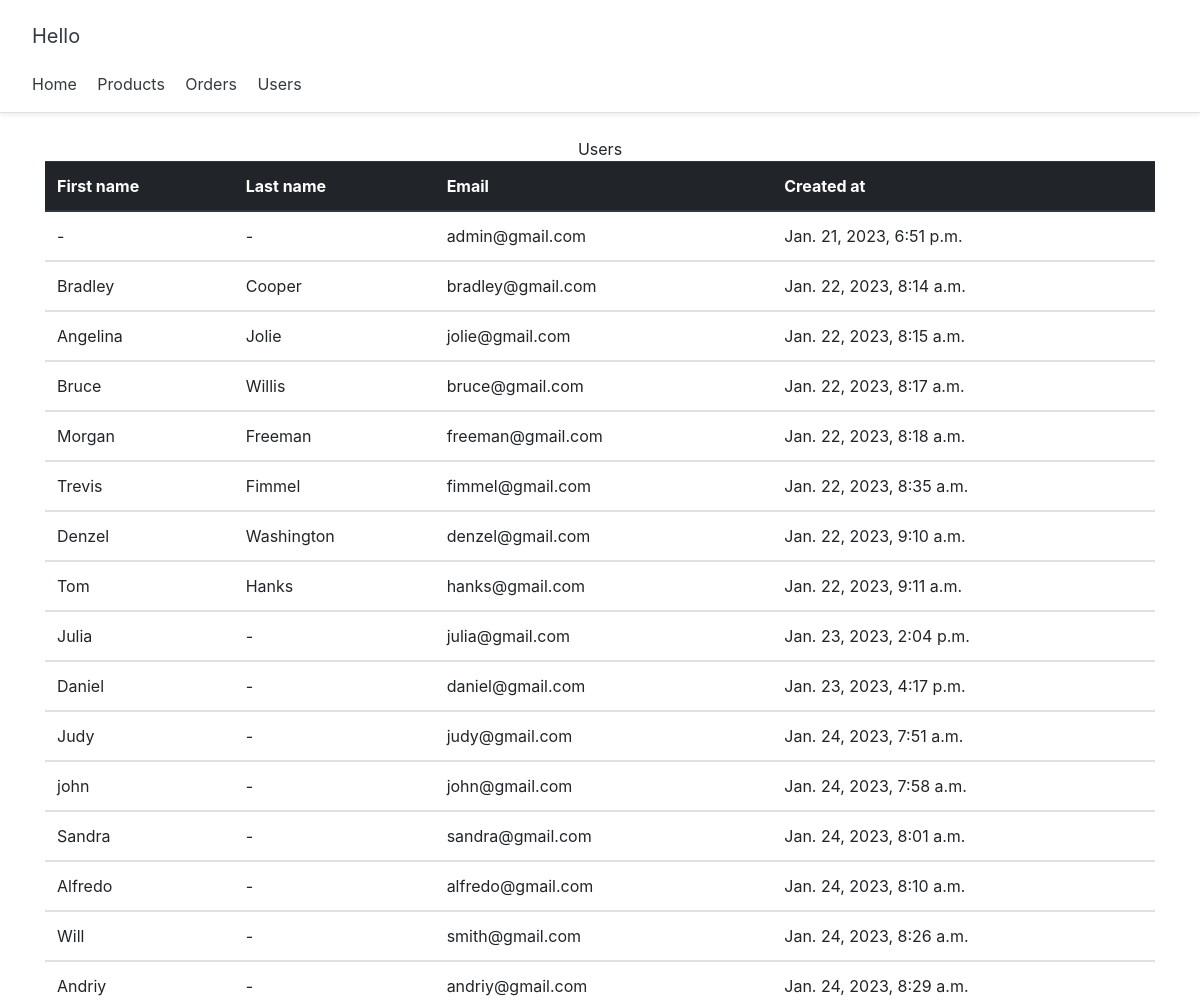
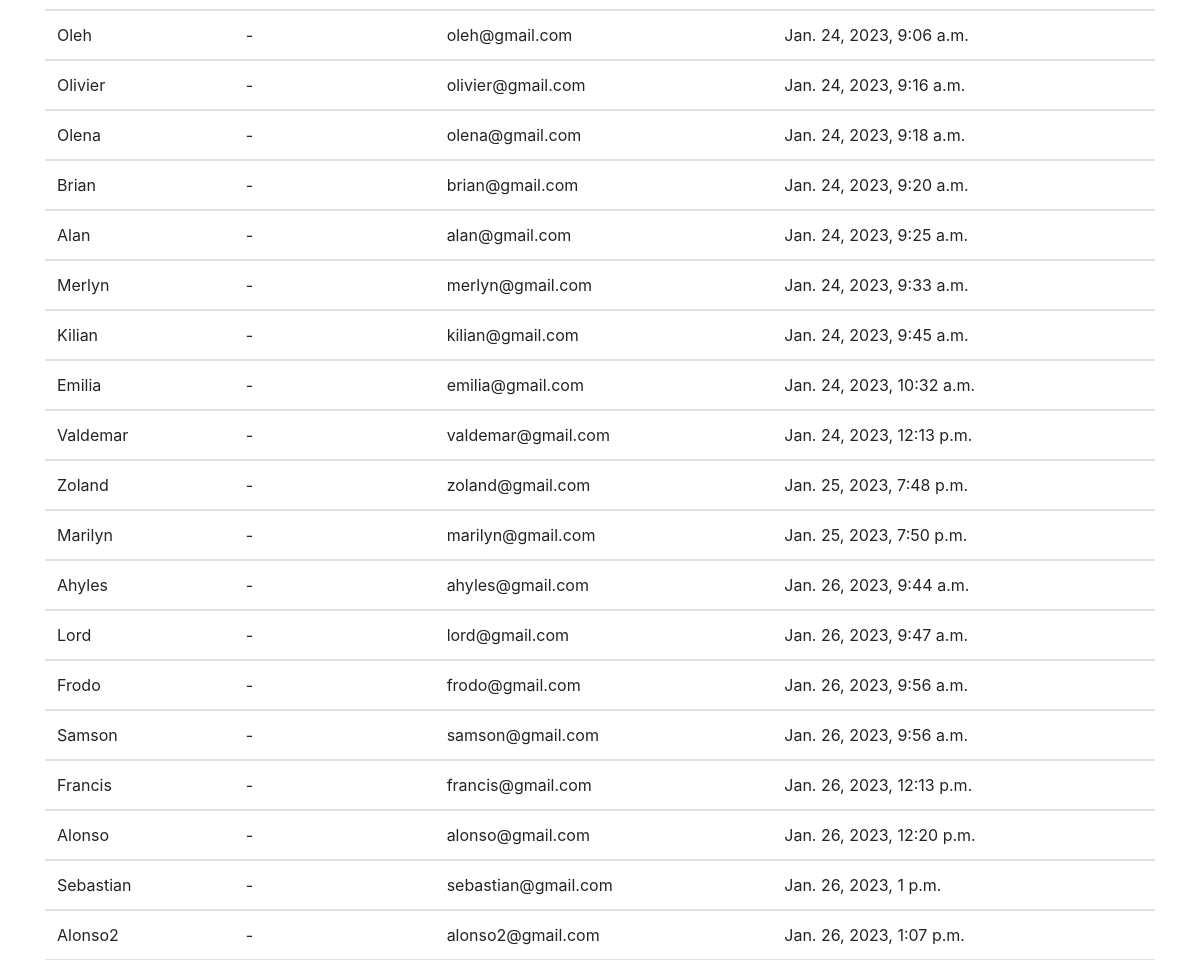
The page /user/ on the database its author committed (2 pictures, top to bottom).
### user/models.py (models this page shows, shortened)
class CustomUser(AbstractBaseUser):
    first_name = models.CharField(max_length=20, default=None, null=True)
    last_name = models.CharField(max_length=20, default=None, null=True)
    email = models.CharField(max_length=100, unique=True, default=None)
    password = models.CharField(default=None, max_length=255)
    created_at = models.DateTimeField(editable=False, auto_now=datetime.datetime.now())
    updated_at = models.DateTimeField(auto_now=datetime.datetime.now())
    is_active = models.BooleanField(default=True)
    is_staff = models.BooleanField(default=False)
    is_superuser = models.BooleanField(default=False)
    id = models.AutoField(primary_key=True)
    USERNAME_FIELD = 'email'
    objects = CustomUserManager()

### user/views.py (the view)
# urls.py: path('user/', get_users, name='users'),
def get_users(requests):
    context = {}
    users = CustomUser.objects.all()
    context['users'] = users
    return render(requests, 'users.html', context)

### user/templates/users.html (shortened to what this page needs)
{% extends 'home.html' %}
{% block content %}
    <div class="container">
        <div class="d-flex flex-column">
                <link href="//maxcdn.bootstrapcdn.com/bootstrap/4.1.1/css/bootstrap.min.css" rel="stylesheet" id="bootstrap-css">
                <link rel="stylesheet" href="https://use.fontawesome.com/releases/v5.8.1/css/all.css">
            <div style="text-align: center;">Users</div>
        <table class="table">
          <thead class="thead-dark">
            <tr>
              <th scope="col">First name</th>
              <th scope="col">Last name</th>
              <th scope="col">Email</th>
              <th scope="col">Created at</th>
            </tr>
          </thead>
            {% for user in users %}
              <tbody>
                <tr>
                  {% if user.first_name %}
                    <td>{{user.first_name}}</td>
                  {% else %}
                    <td>-</td>
                  {% endif %}
                  {% if user.last_name %}
                    <td>{{user.last_name}}</td>
                  {% else %}
                    <td>-</td>
                  {% endif %}
                  <td>{{user.email}}</td>
                  <td>{{user.created_at}}</td>
                </tr>
              </tbody>
            {% endfor %}
            </table>
        </div>
    </div>
{% endblock content%}

### templates/snippets/header.html (style rules this page uses)
@media (min-width: 768px) { html { font-size: 16px; } }

### rows shown on the page
CustomUser: email "admin@gmail.com", created_at "Jan. 21, 2023, 6:51 p.m."
CustomUser: first_name "Bradley", last_name "Cooper", email "bradley@gmail.com", created_at "Jan. 22, 2023, 8:14 a.m."
CustomUser: first_name "Angelina", last_name "Jolie", email "jolie@gmail.com", created_at "Jan. 22, 2023, 8:15 a.m."
CustomUser: first_name "Bruce", last_name "Willis", email "bruce@gmail.com", created_at "Jan. 22, 2023, 8:17 a.m."
CustomUser: first_name "Morgan", last_name "Freeman", email "freeman@gmail.com", created_at "Jan. 22, 2023, 8:18 a.m."
CustomUser: first_name "Trevis", last_name "Fimmel", email "fimmel@gmail.com", created_at "Jan. 22, 2023, 8:35 a.m."
CustomUser: first_name "Denzel", last_name "Washington", email "denzel@gmail.com", created_at "Jan. 22, 2023, 9:10 a.m."
CustomUser: first_name "Tom", last_name "Hanks", email "hanks@gmail.com", created_at "Jan. 22, 2023, 9:11 a.m."
CustomUser: first_name "Julia", email "julia@gmail.com", created_at "Jan. 23, 2023, 2:04 p.m."
CustomUser: first_name "Daniel", email "daniel@gmail.com", created_at "Jan. 23, 2023, 4:17 p.m."
CustomUser: first_name "Judy", email "judy@gmail.com", created_at "Jan. 24, 2023, 7:51 a.m."
CustomUser: first_name "john", email "john@gmail.com", created_at "Jan. 24, 2023, 7:58 a.m."
CustomUser: first_name "Sandra", email "sandra@gmail.com", created_at "Jan. 24, 2023, 8:01 a.m."
CustomUser: first_name "Alfredo", email "alfredo@gmail.com", created_at "Jan. 24, 2023, 8:10 a.m."
CustomUser: first_name "Will", email "smith@gmail.com", created_at "Jan. 24, 2023, 8:26 a.m."
CustomUser: first_name "Andriy", email "andriy@gmail.com", created_at "Jan. 24, 2023, 8:29 a.m."
CustomUser: first_name "Oleh", email "oleh@gmail.com", created_at "Jan. 24, 2023, 9:06 a.m."
CustomUser: first_name "Olivier", email "olivier@gmail.com", created_at "Jan. 24, 2023, 9:16 a.m."
CustomUser: first_name "Olena", email "olena@gmail.com", created_at "Jan. 24, 2023, 9:18 a.m."
CustomUser: first_name "Brian", email "brian@gmail.com", created_at "Jan. 24, 2023, 9:20 a.m."
CustomUser: first_name "Alan", email "alan@gmail.com", created_at "Jan. 24, 2023, 9:25 a.m."
CustomUser: first_name "Merlyn", email "merlyn@gmail.com", created_at "Jan. 24, 2023, 9:33 a.m."
CustomUser: first_name "Kilian", email "kilian@gmail.com", created_at "Jan. 24, 2023, 9:45 a.m."
CustomUser: first_name "Emilia", email "emilia@gmail.com", created_at "Jan. 24, 2023, 10:32 a.m."
CustomUser: first_name "Valdemar", email "valdemar@gmail.com", created_at "Jan. 24, 2023, 12:13 p.m."
CustomUser: first_name "Zoland", email "zoland@gmail.com", created_at "Jan. 25, 2023, 7:48 p.m."
CustomUser: first_name "Marilyn", email "marilyn@gmail.com", created_at "Jan. 25, 2023, 7:50 p.m."
CustomUser: first_name "Ahyles", email "ahyles@gmail.com", created_at "Jan. 26, 2023, 9:44 a.m."
CustomUser: first_name "Lord", email "lord@gmail.com", created_at "Jan. 26, 2023, 9:47 a.m."
CustomUser: first_name "Frodo", email "frodo@gmail.com", created_at "Jan. 26, 2023, 9:56 a.m."
CustomUser: first_name "Samson", email "samson@gmail.com", created_at "Jan. 26, 2023, 9:56 a.m."
CustomUser: first_name "Francis", email "francis@gmail.com", created_at "Jan. 26, 2023, 12:13 p.m."
CustomUser: first_name "Alonso", email "alonso@gmail.com", created_at "Jan. 26, 2023, 12:20 p.m."
CustomUser: first_name "Sebastian", email "sebastian@gmail.com", created_at "Jan. 26, 2023, 1 p.m."
CustomUser: first_name "Alonso2", email "alonso2@gmail.com", created_at "Jan. 26, 2023, 1:07 p.m."
